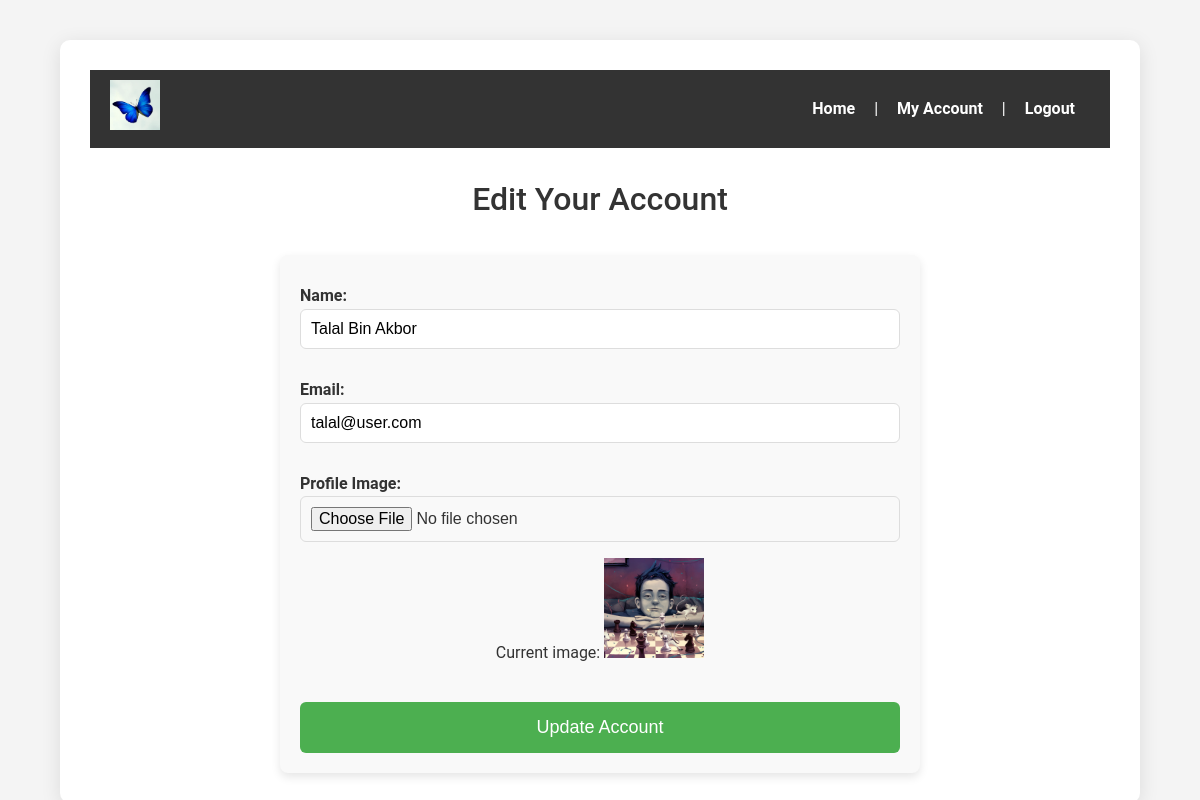
The page /edit_account.php (signed in) on the database its author committed.
### tables this page shows
CREATE TABLE `users` (
  `id` int(11) NOT NULL,
  `name` varchar(100) NOT NULL,
  `email` varchar(100) NOT NULL,
  `password` varchar(255) NOT NULL,
  `profile_image` varchar(255) DEFAULT NULL,
  `role` enum('student','teacher','admin') DEFAULT 'student',
  `created_at` timestamp NOT NULL DEFAULT current_timestamp()
);

### edit_account.php (the view, shortened to what this page needs)
<?php
include('includes/db_connect.php');
$user_id = $_SESSION['user_id'];
$sql = "SELECT name, email, profile_image FROM users WHERE id = ?";
$stmt = $conn->prepare($sql);
$stmt->bind_param("i", $user_id);
$stmt->execute();
$result = $stmt->get_result();
$user_data = $result->fetch_assoc();
?>
<!DOCTYPE html>
<html lang="en">
<head>
    <link rel="stylesheet" href="css/style.css">
</head>
<body>
    <div class="container">
        <header>
            <div class="logo">
                <img src="images/logo.png" alt="App Logo" width="150">
            </div>
            <div class="nav-menu">
                <a href="index.php">Home</a> |
                <a href="account.php">My Account</a> |
                <a href="logout.php">Logout</a>
            </div>
        </header>
        <h2>Edit Your Account</h2>
        <form action="edit_account.php" method="POST" enctype="multipart/form-data">
            <div class="form-section">
                <label for="name">Name:</label>
                <input type="text" id="name" name="name" value="<?php echo htmlspecialchars($user_data['name']); ?>" required>
            </div>
            <div class="form-section">
                <label for="email">Email:</label>
                <input type="email" id="email" name="email" value="<?php echo htmlspecialchars($user_data['email']); ?>" required>
            </div>
            <div class="form-section">
                <label for="profile_image">Profile Image:</label>
                <input type="file" id="profile_image" name="profile_image">
                <?php if ($user_data['profile_image']) : ?>
                    <p>Current image: <img src="images/<?php echo htmlspecialchars($user_data['profile_image']); ?>" alt="Profile Image" width="100"></p>
                <?php else: ?>
                    <p>Current image: <img src="images/default.jpg" alt="Default Image" width="100"></p>
                <?php endif; ?>
            </div>
            <button type="submit">Update Account</button>
        </form>
    </div>
</body>
</html>

### css/style.css (style rules this page uses)
body { font-family: 'Roboto', sans-serif; background-color: #f4f4f4; color: #333; margin: 0; padding: 0; line-height: 1.6; }
.container { width: 85%; margin: 40px auto; padding: 30px; background-color: #fff; box-shadow: 0 4px 20px rgba(0, 0, 0, 0.1); border-radius: 10px; max-width: 1200px; text-align: center; }
h2, h3 { text-align: center; color: #333; margin-bottom: 30px; font-size: 2rem; font-weight: 500; }
form { display: flex; flex-direction: column; gap: 20px; max-width: 600px; margin: 0 auto; padding: 20px; background-color: #f9f9f9; border-radius: 8px; box-shadow: 0 4px 10px rgba(0, 0, 0, 0.1); }
form .form-section { display: flex; flex-direction: column; }
form label { font-weight: 600; color: #333; text-align: left; display: block; margin-top: 8px; }
form input:valid, form textarea:valid { border-color: #4CAF50; }
form input[type="text"], form input[type="email"], form input[type="password"], form input[type="number"], form input[type="file"] { padding: 10px; border: 1px solid #ddd; border-radius: 6px; font-size: 16px; transition: border-color 0.3s ease; width: 100%; box-sizing: border-box; }
button[type="submit"] { background-color: #4CAF50; color: white; padding: 15px; font-size: 18px; border: none; border-radius: 6px; cursor: pointer; transition: background-color 0.3s ease; }
header { background-color: #333; color: #fff; padding: 15px 0; display: flex; justify-content: space-between; align-items: center; padding: 10px 20px; }
header .logo img { width: 50px; height: 50px; }
header .nav-menu a { color: #fff; text-decoration: none; margin: 0 15px; font-weight: 600; }

### rows shown on the page
users: name "Talal Bin Akbor", email "talal@user.com", profile_image (picture)
